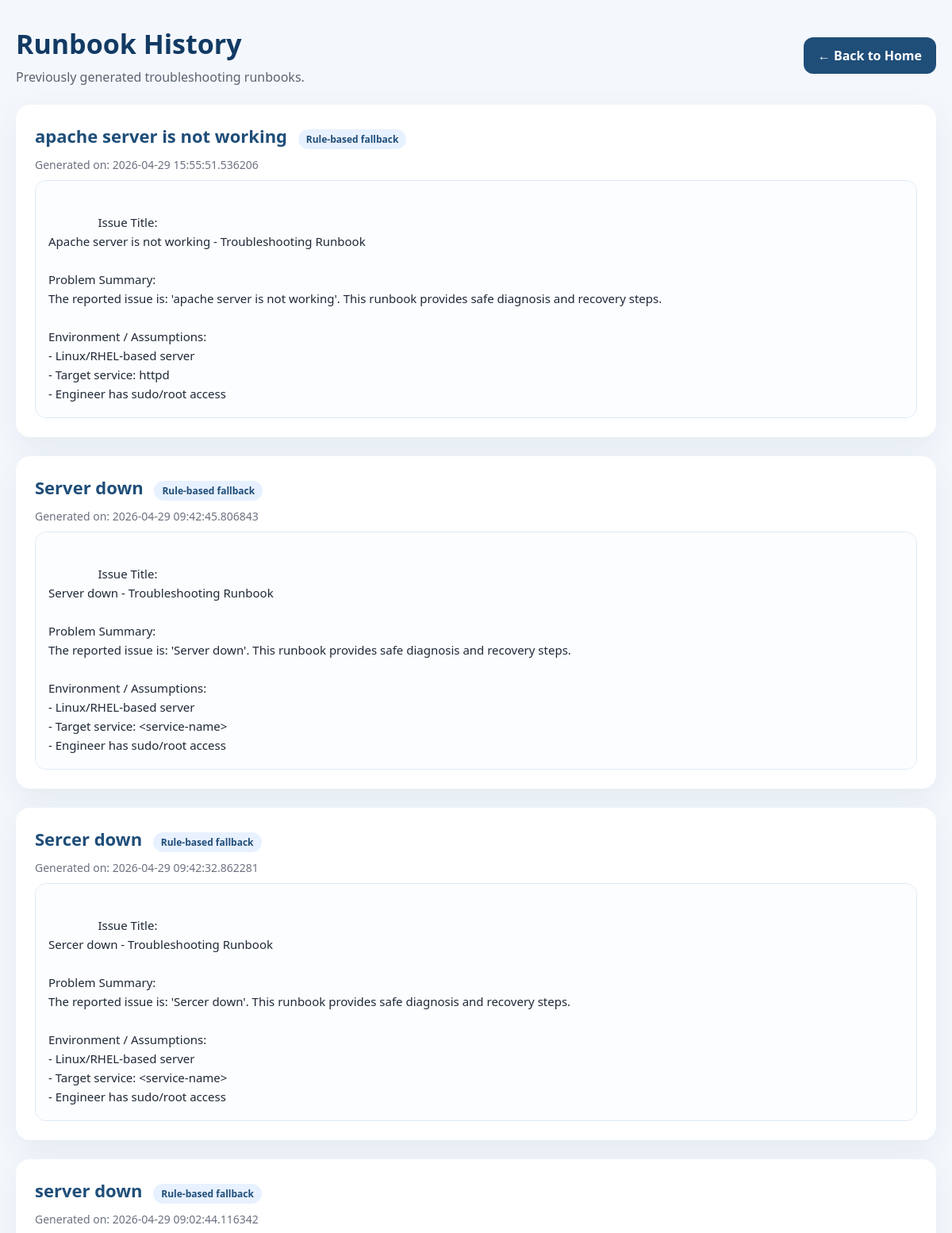
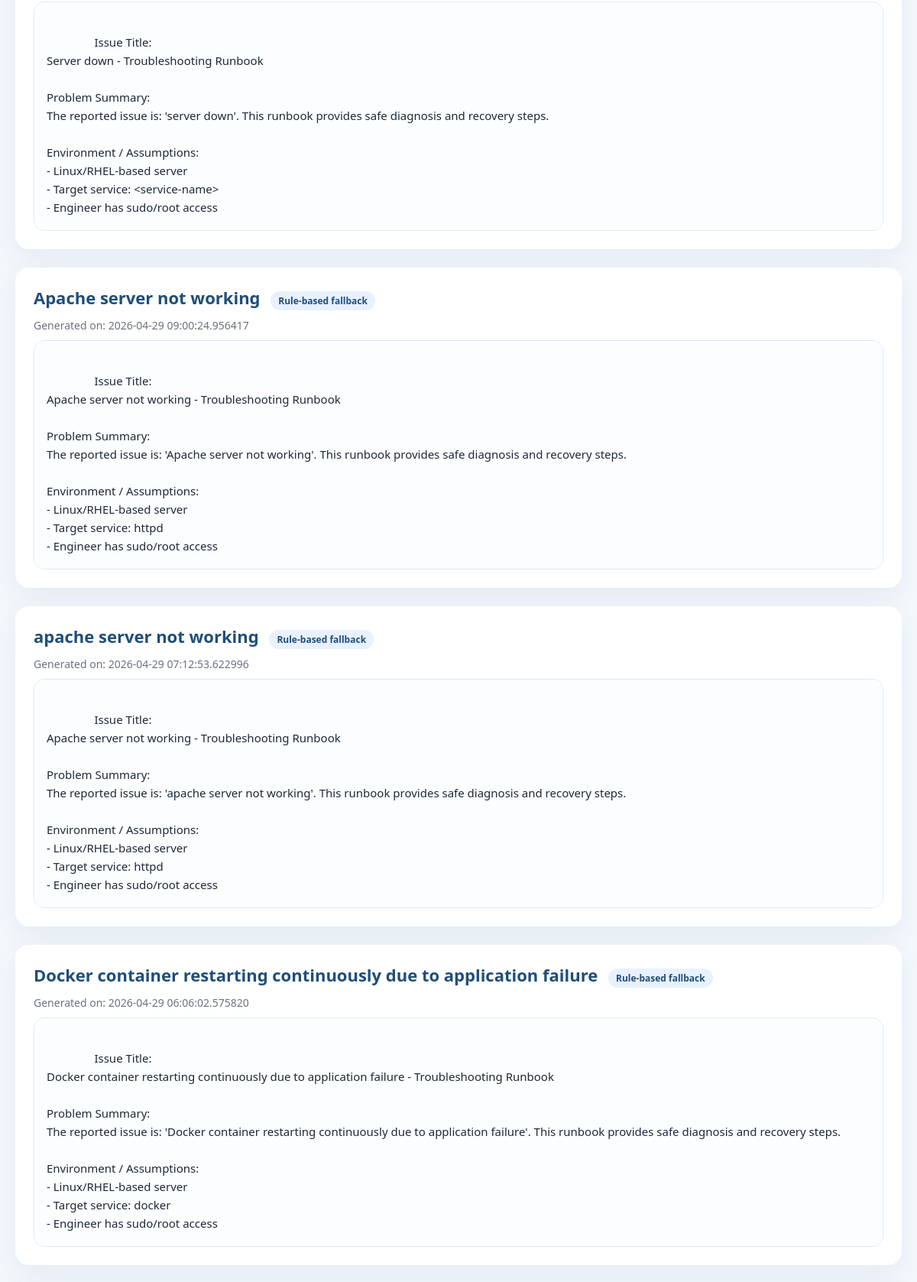
The page /history (signed in, upper part) on the database its author committed (2 pictures, top to bottom).
### models.py (models this page shows)
class RunbookHistory(db.Model):
    id = db.Column(db.Integer, primary_key=True)
    issue = db.Column(db.Text, nullable=False)
    result = db.Column(db.Text, nullable=False)
    mode = db.Column(db.String(100), default="Unknown")
    created_at = db.Column(db.DateTime, default=datetime.utcnow)

### app.py (the view)
@app.route("/history")
def history():
    if not session.get("logged_in"):
        return redirect(url_for("login"))
    items = RunbookHistory.query.order_by(RunbookHistory.created_at.desc()).all()
    return render_template("history.html", items=items)

### templates/history.html (shortened to what this page needs)
<!DOCTYPE html>
<html lang="en">
<head>
</head>
<body>
    <div class="wrapper">
        <div class="topbar">
            <div class="title-box">
                <h1>Runbook History</h1>
                <p>Previously generated troubleshooting runbooks.</p>
            </div>
            <a href="/" class="back-btn">← Back to Home</a>
        </div>
        {% for item in items %}
        <div class="card">
            <h2 class="section-title">
                {{ item.issue }}
                <span class="mode-badge">{{ item.mode }}</span>
            </h2>
            <div class="meta">
                Generated on: {{ item.created_at }}
            </div>
            <div class="runbook-box">
                {{ item.result }}
            </div>
        </div>
        {% endfor %}
    </div>
</body>
</html>

### templates/history.html (style rules this page uses)
* { box-sizing: border-box; }
body { margin: 0; font-family: "Segoe UI", Arial, sans-serif; background: #f4f8fc; color: #1f2937; }
.wrapper { max-width: 1200px; margin: 0 auto; padding: 32px 20px 50px; }
.topbar { display: flex; justify-content: space-between; align-items: center; gap: 16px; margin-bottom: 24px; flex-wrap: wrap; }
.title-box h1 { margin: 0; color: #123a63; font-size: 34px; }
.title-box p { margin: 8px 0 0; color: #5b6472; font-size: 16px; }
.back-btn { text-decoration: none; background: #1f4e79; color: white; padding: 12px 18px; border-radius: 12px; font-weight: 700; }
.card { background: white; border-radius: 18px; box-shadow: 0 12px 35px rgba(31, 78, 121, 0.08); padding: 24px; margin-bottom: 24px; }
.section-title { margin: 0 0 10px; color: #1f4e79; font-size: 22px; }
.meta { font-size: 14px; color: #6b7280; margin-bottom: 10px; }
.runbook-box { background: #fbfdff; border: 1px solid #dde8f3; border-radius: 14px; padding: 16px; white-space: pre-wrap; font-size: 15px; line-height: 1.6; max-height: 300px; overflow-y: auto; }
.mode-badge { display: inline-block; background: #e8f1ff; color: #1f4e79; padding: 4px 10px; border-radius: 999px; font-size: 12px; margin-left: 8px; }

### rows shown on the page
RunbookHistory: issue "apache server is not working", mode "Rule-based fallback", created_at "2026-04-29 15:55:51.536206", result "Issue Title: Apache server is not working - Troubleshooting Runbook Problem Summary: The reported issue is: 'apache server is not working'. This runbook provides safe diagnosis and recovery steps. Environment / Assumptions: - Linux/RHEL-based server - Target service: httpd - Engineer has sudo/root access…"
RunbookHistory: issue "Server down", mode "Rule-based fallback", created_at "2026-04-29 09:42:45.806843", result "Issue Title: Server down - Troubleshooting Runbook Problem Summary: The reported issue is: 'Server down'. This runbook provides safe diagnosis and recovery steps. Environment / Assumptions: - Linux/RHEL-based server - Target service: <service-name> - Engineer has sudo/root access…"
RunbookHistory: issue "Sercer down", mode "Rule-based fallback", created_at "2026-04-29 09:42:32.862281", result "Issue Title: Sercer down - Troubleshooting Runbook Problem Summary: The reported issue is: 'Sercer down'. This runbook provides safe diagnosis and recovery steps. Environment / Assumptions: - Linux/RHEL-based server - Target service: <service-name> - Engineer has sudo/root access…"
RunbookHistory: issue "server down", mode "Rule-based fallback", created_at "2026-04-29 09:02:44.116342", result "Issue Title: Server down - Troubleshooting Runbook Problem Summary: The reported issue is: 'server down'. This runbook provides safe diagnosis and recovery steps. Environment / Assumptions: - Linux/RHEL-based server - Target service: <service-name> - Engineer has sudo/root access…"
RunbookHistory: issue "Apache server not working", mode "Rule-based fallback", created_at "2026-04-29 09:00:24.956417", result "Issue Title: Apache server not working - Troubleshooting Runbook Problem Summary: The reported issue is: 'Apache server not working'. This runbook provides safe diagnosis and recovery steps. Environment / Assumptions: - Linux/RHEL-based server - Target service: httpd - Engineer has sudo/root access…"
RunbookHistory: issue "apache server not working", mode "Rule-based fallback", created_at "2026-04-29 07:12:53.622996", result "Issue Title: Apache server not working - Troubleshooting Runbook Problem Summary: The reported issue is: 'apache server not working'. This runbook provides safe diagnosis and recovery steps. Environment / Assumptions: - Linux/RHEL-based server - Target service: httpd - Engineer has sudo/root access…"
RunbookHistory: issue "Docker container restarting continuously due to application failure", mode "Rule-based fallback", created_at "2026-04-29 06:06:02.575820", result "Issue Title: Docker container restarting continuously due to application failure - Troubleshooting Runbook Problem Summary: The reported issue is: 'Docker container restarting continuously due to application failure'. This runbook provides safe diagnosis and recovery steps. Environment / Assumptions: - Linux/RHEL-based server - Target service: docker - Engineer has sudo/root access…"
